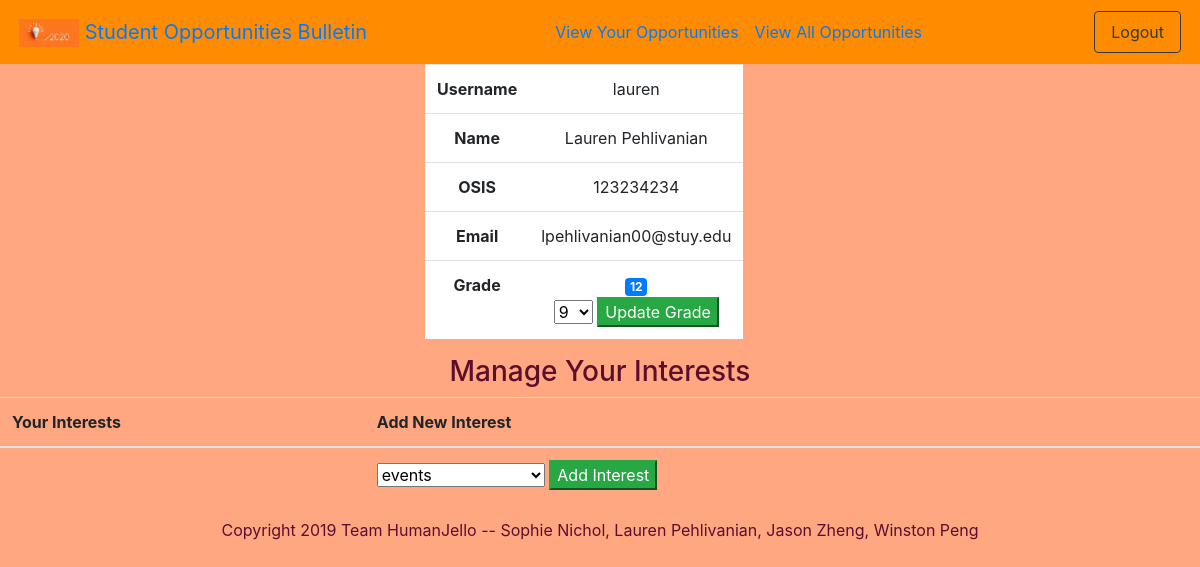
The app's page /stuAcc (signed in), older data.
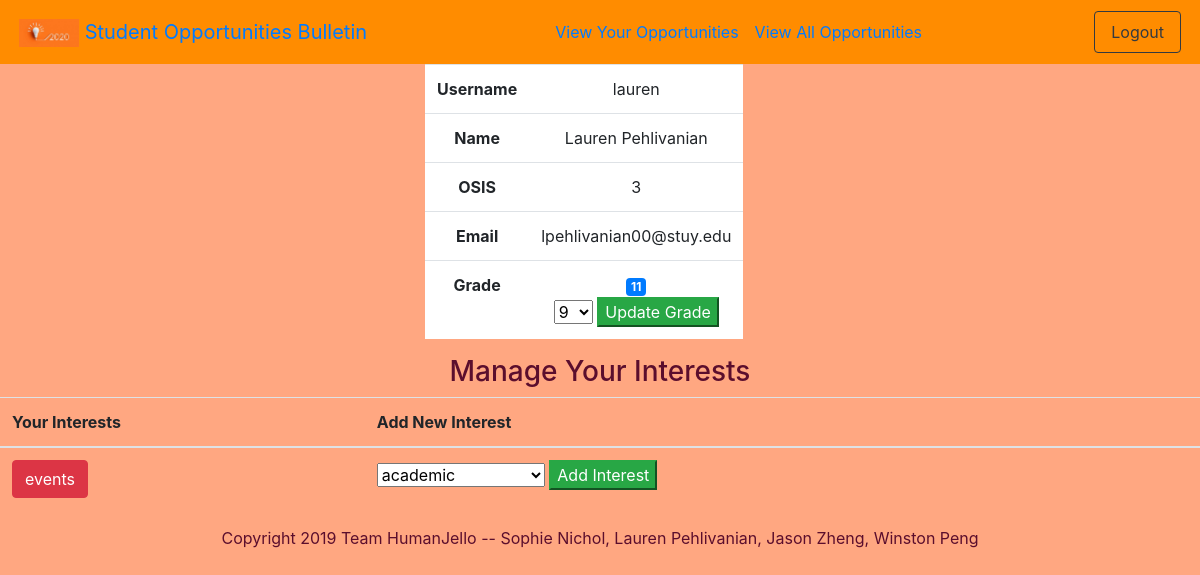
The same page, newer data.
### tables this page shows
CREATE TABLE users (
                userid INTEGER PRIMARY KEY AUTOINCREMENT,
                username TEXT UNIQUE NOT NULL,
                hashpassword TEXT NOT NULL,
                displayname TEXT,
                osis INTEGER,
                email TEXT,
                grade TEXT,
                events BOOLEAN,
                academic BOOLEAN,
                business BOOLEAN,
                community_service BOOLEAN,
                leadership BOOLEAN,
                museums BOOLEAN,
                nature BOOLEAN,
                stem BOOLEAN,
                humanities BOOLEAN,
                scholarships BOOLEAN,
                admin BOOLEAN,
                saved TEXT
                );

### app.py (the view)
@app.route("/stuAcc")
def stuAcc():
    if checkAuth() and not isAdmin():
        user_ints = dbfunctions.getStudentInts(c, session['username'])
        user_info = dbfunctions.getStuInfo(c, session['username'])
        return render_template('stu_info.html', username=session['username'], interests=user_ints, ordered_ints=ORDERED_INTS, info = user_info)
    return redirect(url_for('root'))

### app.py (called while the page is built)
def checkAuth(): #checks if the user is logged in
    if "username" in session:
        return True
    else:
        return False

def isAdmin():
    return session['admin']

### utl/dbfunctions.py (called while the page is built)
def getStuInfo(c, user):
    c.execute("SELECT username, displayname, osis, email, grade FROM users WHERE username = ?;", (user, ))
    return c.fetchone()

def getStudentInts(c, username):
    c.execute("SELECT events,academic,business,community_service,leadership,museums,nature,stem,humanities, scholarships FROM users WHERE username = ?;", (username, ))
    return c.fetchone()

### templates/stu_info.html (shortened to what this page needs)
{% extends "base.html" %}
{% block body %}
<div class="container">
  <div class="row">
    <div class="col-sm-2"></div>
    <div class="col-sm-2"></div>
    <div class="col-sm-2">
      <table class="table" style="background-color:white" style="width: auto;">
        <tr>
          <th>Username</th>
          <td>{{info[0]}}</td>
        </tr>
        <tr>
          <th>Name</th>
          <td>{{info[1]}}</td>
        </tr>
        <tr>
          <th>OSIS</th>
          <td>{{info[2]}}</td>
        </tr>
        <tr>
          <th>Email</th>
          <td>{{info[3]}}</td>
        </tr>
        <tr>
          <th>Grade</th>
          <td>
            <span class="badge badge-primary">{{info[4]}}</span>
            <form action="/changeGrade" method="POST">
                <select name="grade" required>
                  {% for gr in range(9,13) %}
                    {% if info[4] != gr %}<option type="number" value="{{gr}}"> {{gr}}</option>{% endif %}
                  {% endfor %}
                </select>
                <input type="submit" name="add-int-button" class="btn-success" value="Update Grade">
            </form>
          </td>
        </tr>
      </table>
    </div>
  </div>
</div>
<center>
  <h3>Manage Your Interests</h3>
  <table class="table">
    <thead>
      <tr>
        <th scope="col">Your Interests</th>
        <th scope="col">Add New Interest</th>
      </tr>
    </thead>
    <tbody>
    <tr>
      <td>
        {% for i in range(interests|length)  %}
            {% if interests[i] %}
            <a href="/delInt/{{ordered_ints[i]}}" class="btn btn-danger"> {{ordered_ints[i]}}</a>
            {% endif %}
        {% endfor %}
      </td>
      <td>
        <form action="/addIntAuth" method="POST">
            <select name="ints" required>
              {% for i in range(interests|length) %}
                {% if not interests[i] %}<option value="{{ordered_ints[i]}}"> {{ordered_ints[i]}}</option>{% endif %}
              {% endfor %}
            </select>
            <input type="submit" name="add-int-button" class="btn-success" value="Add Interest">
        </form>
      </td>
      </tr>
    </tbody>
  </table>
</center>
{% endblock %}

### templates/base.html (shortened to what this page needs)
<!DOCTYPE html>
<html>
  <head>
    <link rel="stylesheet" href="https://stackpath.bootstrapcdn.com/bootstrap/4.3.1/css/bootstrap.min.css">
  </head>
  <body style = "background-color: #FFA781; color: #5B0E2D; text-align:center;">
    {% block navbar_stu %}
    <div style="background-color:#ff8c00; padding:3px;">
      <nav class="navbar navbar-expand-lg flex-column flex-md-row justify-content-between navbar-fixed-top">
        <div class="navbar-header">
          <a class="navbar-brand" href="/">
            <img src="{{url_for('static', filename = 'home_Image.jpg')}}" width="60">
            Student Opportunities Bulletin
          </a>
        </div>
        <div>
          <ul class="navbar-nav flex-row bd-navbar-nav">
            <li class="nav-item">
              <a class="nav-link" href="/myOps"> View Your Opportunities </a>
            </li>
            <li class="nav-item">
              <a class="nav-link" href="/allOps"> View All Opportunities </a>
            </li>
          </ul>
        </div>
        <a class="nav-link btn btn-outline-dark" href="/logout">Logout</a>
      </nav>
    </div>
    {% endblock %}
    {% block body %} {% endblock %}
  </body>
    {% block footer %}
    <footer class="footer">
        <div class="container">
            Copyright 2019 Team HumanJello -- Sophie Nichol, Lauren Pehlivanian, Jason Zheng, Winston Peng
        </div>
    </footer>
    {% endblock %}
</html>

Row changes from the older to the newer data that the page shows:
changed users "lauren": osis "123234234" → "3"; grade "12" → "11"; events empty → True (drawn)
Text that changed along with them:
form field ints: "events" → "academic"
new list line: "events"
